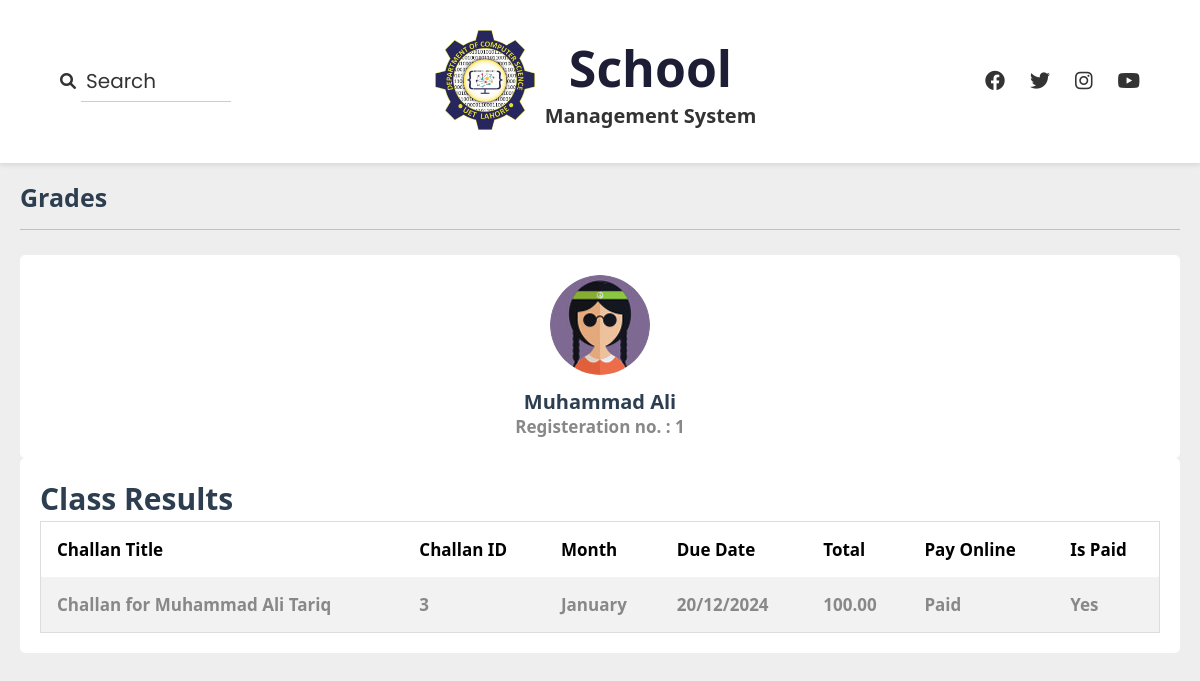
Page /Student-dashboard/FeePayment/ (signed in) on the committed database.
### sms/models.py (models this page shows, shortened)
class Student(models.Model):
    user = models.OneToOneField(User, on_delete=models.CASCADE, related_name='student')
    first_name = models.CharField(max_length=50)
    last_name = models.CharField(max_length=50)
    dob = models.DateField()
    gender = models.CharField(max_length=1)  # 'M' or 'F'
    address = models.CharField(max_length=100)
    admission_date = models.DateField()
    grade = models.ForeignKey(Grade, on_delete=models.SET_NULL, null=True, related_name='students')

class FeeChallan(models.Model):
    CHALLAN_MONTH_CHOICES = [
        ('January', 'January'),
        ('February', 'February'),
        ('March', 'March'),
        ('April', 'April'),
        ('May', 'May'),
        ('June', 'June'),
        ('July', 'July'),
        ('August', 'August'),
        ('September', 'September'),
        ('October', 'October'),
        ('November', 'November'),
        ('December', 'December'),
    ]
    challan_title = models.CharField(max_length=100)
    student = models.ForeignKey(
        Student,
        on_delete=models.CASCADE,
        related_name='fee_challans'
    )
    month = models.CharField(max_length=20, choices=CHALLAN_MONTH_CHOICES)
    due_date = models.DateField()
    total = models.DecimalField(max_digits=10, decimal_places=2)
    is_paid = models.BooleanField(default=False)

### sms/views.py (the view)
# urls.py: path('Student-dashboard/FeePayment/', onlinefee_view, name='student_dashboard_fee'),
def onlinefee_view(request):
    user_id = request.session.get('user_id')
    student = get_object_or_404(Student, user_id=user_id)
    challans = FeeChallan.objects.filter(student__user_id=user_id)
    context = {
        'student' : student,
        'challans' : challans
    }
    return render(request, 'sms_app/studentDashboard/Feepayment.html', context)

### sms/templates/sms_app/studentDashboard/Feepayment.html (shortened to what this page needs)
{% extends "sms_app/studentDashboard/studentlayout.html" %}
{% load static %}
{% block content %}
<section class="teacher-profile">
   <h1 class="heading" style="padding-top:2rem";>Grades</h1>
   <div class="details">
      <div class="tutor">
         <img src="{% static 'images/pic-2.jpg' %}" alt="">
         <h3>{{ student.first_name }}</h3>
         <span>Registeration no. : {{ student.id }}</span>
      </div>
   </div>
   <div class="details">
      <h1 style="font-size: 3rem;
      color: var(--black);
      margin-bottom: .2rem;text-align: left;">Class Results</h1>
{% if challans %}
<table style="width: 100%">
    <tr>
        <th>Challan Title</th>
        <th>Challan ID</th>
        <th>Month</th>
        <th>Due Date</th>
        <th>Total</th>
        <th>Pay Online</th>
        <th>Is Paid</th>
    </tr>
    {% for challan in challans %}
    <tr>
        <td>{{ challan.challan_title }}</td>
        <td>{{ challan.id }}</td>
        <td>{{ challan.month }}</td>
        <td>{{ challan.due_date|date:"d/m/Y" }}</td>
        <td>{{ challan.total }}</td>
        <td>
            {% if not challan.is_paid %}
            <a href="{% url 'pay_challan' challan.id %}" class="inline-btn">Pay Now</a>
            {% else %}
            <span>Paid</span>
            {% endif %}
        </td>
        <td>{{ challan.is_paid|yesno:"Yes,No" }}</td>
    </tr>
    {% endfor %}
</table>
{% else %}
<p class="no-challan">No challans are available at the moment.</p>
{% endif %}
   </div>
</section>
{% endblock %}

### sms/static/styles/signinstype.css (style rules this page uses)
* { margin: 0; padding: 0; box-sizing: border-box; }
body, input { font-family: "Poppins", sans-serif; }

### sms/static/styles/style.css (style rules this page uses)
* { margin: 0; padding: 0; box-sizing: border-box; }
body { font-family: "Playfair Display", system-ui, -apple-system, BlinkMacSystemFont, 'Segoe UI', Roboto, Oxygen, Ubuntu, Cantarell, 'Open Sans', 'Helvetica Neue', sans-serif; font-optical-sizing: auto; font-weight: 600; font-style: normal; }
body { padding-top: 140px; }
table { border-collapse: collapse; border-spacing: 0; width: 100%; border: 1px solid #ddd; }
th, td { text-align: left; padding: 16px; }
tr:nth-child(even) { background-color: #f2f2f2; }

### sms/static/styles/lms.css (style rules this page uses)
:root { --main-color:#1d1d35; --red:#e74c3c; --orange:#f39c12; --light-color:#888; --light-bg:#eee; --black:#2c3e50; --white:#fff; --border:.1rem solid rgba(0,0,0,.2); }
* { font-family: "Playfair Display", system-ui, -apple-system, BlinkMacSystemFont, 'Segoe UI', Roboto, Oxygen, Ubuntu, Cantarell, 'Open Sans', 'Helvetica Neue', sans-serif; margin:0; padding:0; box-sizing: border-box; outline: none; border:none; text-decoration: none; }
html { font-size: 62.5%; overflow-x: hidden; }
body { background-color: var(--light-bg); padding-left: 30rem; }
section { padding:2rem; margin: 0 auto; max-width: 1200px; }
.heading { font-size: 2.5rem; color:var(--black); margin-bottom: 2.5rem; border-bottom: var(--border); padding-bottom: 1.5rem; text-transform: capitalize; }
.teacher-profile .details { text-align: center; background-color: var(--white); border-radius: .5rem; padding: 2rem; }
.teacher-profile .details .tutor img { height: 10rem; width: 10rem; border-radius: 50%; object-fit: cover; margin-bottom: 1rem; }
.teacher-profile .details .tutor h3 { font-size: 2rem; color: var(--black); }
.teacher-profile .details .tutor span { color: var(--light-color); font-size: 1.7rem; }
@media (max-width:1200px) { body { padding-left: 0; } }

### sms/templates/sms_app/studentDashboard/Feepayment.html (style rules this page uses)
table, th, td { font-size: 1.7rem; }
td { color: var(--light-color); }

### rows in the picture
Student: first_name "Muhammad Ali", id "1"
FeeChallan: challan_title "Challan for Muhammad Ali Tariq", id "3", month "January", due_date "20/12/2024", total "100.00", shows "Paid", is_paid "Yes"
